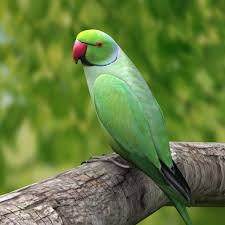
#> input picture parrot.jpg, 225 x 225 px
$ python 'Image to Pencil sketch.py'
#> lines starting #> are read from the running program, lines starting #| are printed output that depends on the picture
#!/usr/bin/env python
# coding: utf-8

# # Import the libraries

# In[11]:


get_ipython().system('pip install opencv-python')
get_ipython().system('pip install opencv-contrib-python')
import cv2
import matplotlib.pyplot as plt


# # Get the image file

# In[18]:


img_file = 'parrot.jpg'


# In[23]:


original_image = cv2.imread(img_file)
#> original_image is the input picture: shape (225, 225, 3); mean B, G, R 61.6, 123.7, 100.7


# # convert BGR image to RGB image

# In[24]:


original_img_rgb = cv2.cvtColor(original_image,cv2.COLOR_BGR2RGB)


# # Display the original image

# In[25]:


plt.imshow(original_img_rgb)
plt.axis('off')
plt.title('Original Image')
plt.show()


# # Convert the image to grayscale

# In[26]:


gray_image = cv2.cvtColor(original_img_rgb,cv2.COLOR_BGR2GRAY)
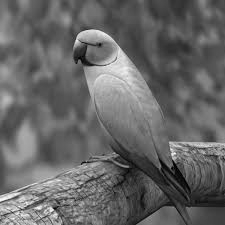
#> gray_image: shape (225, 225); min 1, max 252, mean 102.5


# In[27]:


plt.imshow(gray_image)
plt.axis('off')
plt.title('GrayScale image')
plt.show()


# # Invert the grayscale image

# In[28]:


inverted_gray_image = cv2.bitwise_not(gray_image)
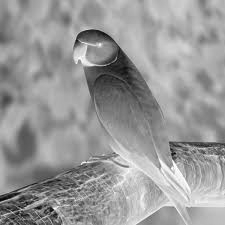
#> inverted_gray_image: shape (225, 225); min 3, max 254, mean 152.5


# In[29]:


plt.imshow(inverted_gray_image)
plt.axis('off')
plt.title('Inverted Gray Image')
plt.show()


# # Blur the inverted image using GaussianBlur functions

# In[31]:


blurred_image = cv2.GaussianBlur(inverted_gray_image,(111,111),0)
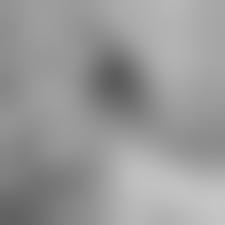
#> blurred_image: shape (225, 225); min 92, max 198, mean 152.5


# In[32]:


plt.imshow(blurred_image)
plt.axis('off')
plt.title('BLurred Image')
plt.show()


# # Invert the blurred image

# In[33]:


inverted_blurred_image = cv2.bitwise_not(blurred_image)
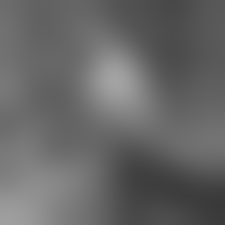
#> inverted_blurred_image: shape (225, 225); min 57, max 163, mean 102.5


# In[34]:


plt.imshow(inverted_blurred_image)
plt.axis('off')
plt.title('Inverted BLurred Image')
plt.show()


# # Create the pencil sketch image by dividing the grayscale image by inverted blurred image

# In[38]:


pencil_sketch = cv2.divide(gray_image, inverted_blurred_image, scale = 256.0)
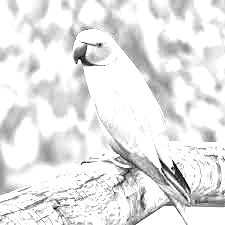
#> pencil_sketch: shape (225, 225); min 2, max 255, mean 229.9


# In[39]:


plt.imshow(pencil_sketch)
plt.axis('off')
plt.show()


# # Convert the pencil sketch to RGB

# In[42]:


pencil_sketch_rgb =  cv2.cvtColor(pencil_sketch,cv2.COLOR_GRAY2RGB)


# In[44]:


plt.imshow(pencil_sketch_rgb)
plt.title('Pencil Sketch')
plt.axis('off')
plt.show()


# In[ ]:
